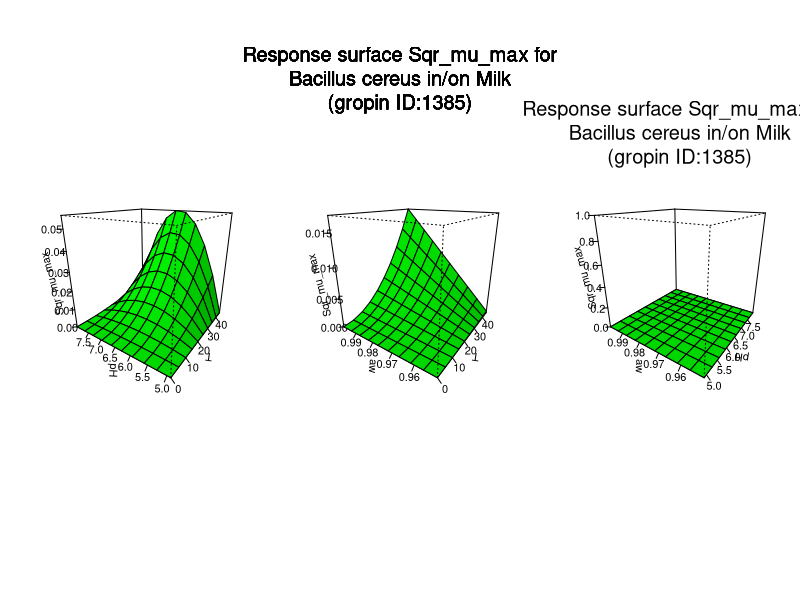

Reproduce this figure in R.
#############################
# start of Parameter script
#############################
T <- seq(0,44.955044955045,length.out=10)
pH <- seq(4.9049,7.99200799200799,length.out=10)
aw <- seq(0.95095,0.998001998001998,length.out=10)
#############################
# end of Parameter script
#############################
############################# 
# start of Model script Gropin ID 1385 
#############################
 
# constant coefficients for this model
 
variables <- data.frame(T,pH,aw)
argumentsPar <- unique.data.frame(expand.grid(variables))
 
# heart of the model
response_surface <- function(T,pH,aw) {
   mumax <-((pH-4.9)*(2*6.5-4.9-pH)/(6.5-4.9)^2)* (aw-0.95)/(1-0.95)*2*((T-0)/(37-0))^2

	return(mumax=mumax)
} 

# output parameters
responseSurface <- cbind(argumentsPar,response_surface(argumentsPar['T'],argumentsPar['pH'],argumentsPar['aw']))
colnames(responseSurface) <- c(colnames(argumentsPar),'Sqrmumax')
#############################
# End of Model script
#############################
############################# 
# start of Visualisation script Gropin ID 1385 
#############################
titleText <-'Response surface Sqr_mu_max for
Bacillus cereus in/on Milk
(gropin ID:1385)'
argPar1 <- unique.data.frame(expand.grid(T,pH))
argPar2 <- unique.data.frame(expand.grid(T,aw))
argPar3 <- unique.data.frame(expand.grid(pH,aw))
z1 <- matrix(unlist(response_surface(T = argPar1[1],pH = argPar1[2],aw = aw[1])),nrow=10)
z2 <- matrix(unlist(response_surface(T = argPar2[1],aw = argPar2[2],pH = pH[1])),nrow=10)
z3 <- matrix(unlist(response_surface(pH = argPar3[1],aw = argPar3[2],T = T[1])),nrow=10)
# adding precaution if response surface is zero
myZLim1 <- range(z1)
if(myZLim1[1] == myZLim1[2]) myZLim1[2] <- myZLim1[2]+1
myZLim2 <- range(z2)
if(myZLim2[1] == myZLim2[2]) myZLim2[2] <- myZLim2[2]+1
myZLim3 <- range(z3)
if(myZLim3[1] == myZLim3[2]) myZLim3[2] <- myZLim3[2]+1
if(length(T)>1 & length(pH)>1 & length(aw)>1) {
	par(mfrow = c(1,3))
	persp(T,pH,z1,col = 'green',xlab='T',ylab='pH',zlab='Sqr_mu_max',zlim=myZLim1,theta=305,phi=20,shade=0.25,ticktype = 'detailed')
	persp(T,aw,z2,col = 'green',xlab='T',ylab='aw',zlab='Sqr_mu_max',zlim=myZLim2,theta=305,phi=20,shade=0.25,ticktype = 'detailed')
	persp(pH,aw,z3,col = 'green',xlab='pH',ylab='aw',zlab='Sqr_mu_max',zlim=myZLim3,theta=305,phi=20,shade=0.25,ticktype = 'detailed')
	mtext(titleText,outer=T,  cex=1.2, line=-8.5, side=3)
} else {
		myPars <- unique.data.frame(expand.grid(T,pH,aw))
		myZ <-matrix(unlist(response_surface(myPars[,1],myPars[,2],myPars[,3])),nrow=10)
		myZLim <- range(myZ)
if(myZLim[1] == myZLim[2]) myZLim[2] <- myZLim[2]+1
	if(length(aw)==1) {
		persp(T,pH,myZ,col = 'green',xlab='T',ylab='pH',zlab='Sqr_mu_max',main=titleText,sub=paste('other variable: aw =',round(aw,digits = 2)),zlim=myZLim,theta=305,phi=20,shade=0.25,ticktype = 'detailed')
	}
	if(length(pH)==1) {
		persp(T,aw,myZ,col = 'green',xlab='T',ylab='aw',zlab='Sqr_mu_max',main=titleText,sub=paste('other variable: pH =',round(pH,digits = 2)),zlim=myZLim,theta=305,phi=20,shade=0.25,ticktype = 'detailed')
	}
	if(length(T)==1) {
		persp(pH,aw,myZ,col = 'green',xlab='pH',ylab='aw',zlab='Sqr_mu_max',main=titleText,sub=paste('other variable: T =',round(T,digits = 2)),zlim=myZLim,theta=305,phi=20,shade=0.25,ticktype = 'detailed')
	}
}
#############################
# End of Visualisation script
#############################
